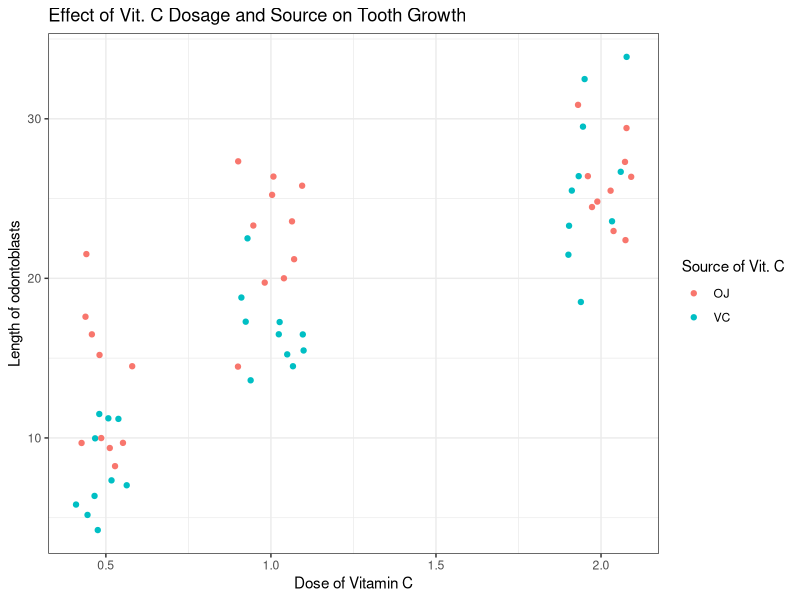

Source code (R):
## ---- chunk 1
x <- 1  # Note how I assign them to variables instead of just writing 1+2
y <- 2 
z <- x + y
z # By doing this, I can print out the output of z. Alternately, you can also do (z <- x+y). 
## ---- chunk 2
titanic <- data.frame(Titanic)
## ---- chunk 3
suppressMessages(library(tidyverse)) # This package contains functions we will use to answer this question
(child_adult <- titanic %>% # Pipe the data set into the function
  select(Age, Freq) %>% # Select the columns (variables) of interest
  group_by(Age) %>% # Group by Age
  summarize(freq = sum(Freq)))
## ---- chunk 4
(adult_male_female <- titanic %>% # Pipe the titanic data into the function
  filter(Age == "Adult") %>% # Filter the data to only Adult passengers
  group_by(Sex) %>% # Group Adult passengers by Sex
  summarize(n = sum(Freq))) # Summarize the frequency of each group
## ---- chunk 5
(survival <- titanic %>% 
    select(Age, Survived, Freq) %>% # To answer the question, select the relevant variables
    group_by(Age, Survived) %>% # Group by Age and Survived
    summarize(survival_by_category = sum(Freq)) %>% # Sum up the number of survivals by Age
    mutate(total_passengers_by_age = sum(survival_by_category)) %>% # Find the total under each Age group
    mutate(survival_rate = survival_by_category/total_passengers_by_age * 100)) # Determine survival rate by age
## ---- chunk 6
(survival <- titanic %>% 
    select(Class, Survived, Freq) %>% # To answer the question, select the relevant variables
    group_by(Class, Survived) %>% # Group by class and survival
    summarize(survival_by_category = sum(Freq)) %>% # Sum up the number of survivals by class
    mutate(total_passengers_by_class = sum(survival_by_category)) %>% # Find the total under each Age group
    mutate(survival_rate = survival_by_category/total_passengers_by_class * 100)) # Determine survival rate by class
## ---- chunk 7
pig_tooth_growth <- data.frame(read.table("guinea_pigs_tooth_growth.txt", header = TRUE)) # Assign the data to a variable "pig_tooth_growth"
## ---- chunk 8
str(pig_tooth_growth) # Provides different information about the data
## ---- chunk 9
pig_tooth_growth %>% 
  ggplot(aes(dose, len, color = supp)) +
  geom_jitter(width = 0.1) +
  theme_bw() +
  labs(title = "Effect of Vit. C Dosage and Source on Tooth Growth",
  x = "Dose of Vitamin C",
  y = "Length of odontoblasts",
  color = "Source of Vit. C")
